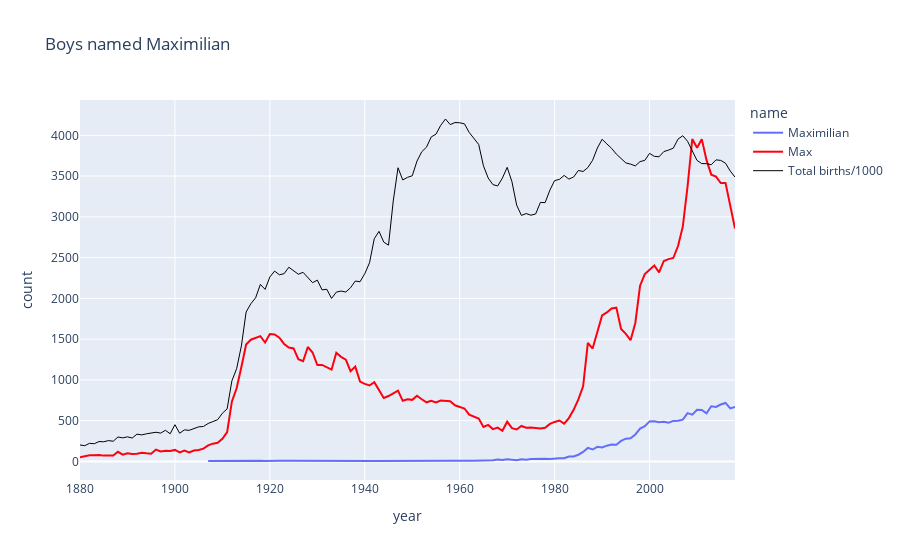

The notebook cell this image was saved under:
### Code cell
maximilian = df.loc[(df.name == "Maximilian") & (df.sex == "M")].sort_values(by="year").reset_index(drop=True)
max = df.loc[(df.name == "Max") & (df.sex == "M")].sort_values(by="year").reset_index(drop=True)
fig = px.line(maximilian, x="year", y="count", color="name", labels=("Maximilian"), title="Boys named Maximilian")
fig.add_trace(go.Scatter(x=max['year'], y=max["count"], line=dict(color="#ff000f", width=2),
                        name="Max"))
fig.add_trace(go.Scatter(x=total_by_year.year, y=total_by_year["count"]/1000, line=dict(color="black", width=1), name="Total births/1000"))
fig.show()

### Figure 1 — Plotly figure (JSON) as saved in the notebook; plotly's stock layout.template omitted (floating-point values rounded to 4 significant figures; data arrays with more than 128 entries replaced by an {"elided": "..."} marker saying what was removed)
{"data": [{"hovertemplate": "name=Maximilian<br>year=%{x}<br>count=%{y}<extra></extra>", "legendgroup": "Maximilian", "line": {"color": "#636efa", "dash": "solid"}, "marker": {"symbol": "circle"}, "mode": "lines", "name": "Maximilian", "orientation": "v", "showlegend": true, "type": "scatter", "x": [1907, 1914, 1915, 1916, 1917, 1918, 1919, 1920, 1921, 1922, 1924, 1926, 1935, 1939, 1942, 1958, 1959, 1960, 1962, 1963, 1964, 1965, 1966, 1967, 1968, 1969, 1970, 1971, 1972, 1973, 1974, 1975, 1976, 1977, 1978, 1979, 1980, 1981, 1982, 1983, 1984, 1985, 1986, 1987, 1988, 1989, 1990, 1991, 1992, 1993, 1994, 1995, 1996, 1997, 1998, 1999, 2000, 2001, 2002, 2003, 2004, 2005, 2006, 2007, 2008, 2009, 2010, 2011, 2012, 2013, 2014, 2015, 2016, 2017, 2018], "xaxis": "x", "y": [5, 12, 7, 9, 11, 9, 6, 10, 7, 9, 7, 6, 6, 6, 5, 7, 5, 5, 8, 8, 9, 6, 12, 14, 22, 17, 26, 18, 13, 26, 19, 28, 32, 36, 33, 31, 39, 38, 40, 60, 60, 82, 116, 166, 146, 179, 170, 193, 206, 205, 252, 279, 285, 331, 402, 433, 491, 493, 481, 486, 474, 497, 498, 512, 593, 574, 632, 630, 590, 676, 668, 698, 717, 650, 667], "yaxis": "y"}, {"line": {"color": "#ff000f", "width": 2}, "name": "Max", "type": "scatter", "x": {"elided": "139 int values"}, "y": {"elided": "139 int values"}}, {"line": {"color": "black", "width": 1}, "name": "Total births/1000", "type": "scatter", "x": {"elided": "139 int values"}, "y": {"elided": "139 float values"}}], "layout": {"legend": {"title": {"text": "name"}, "tracegroupgap": 0}, "title": {"text": "Boys named Maximilian"}, "xaxis": {"anchor": "y", "domain": [0, 1], "title": {"text": "year"}}, "yaxis": {"anchor": "x", "domain": [0, 1], "title": {"text": "count"}}}}
